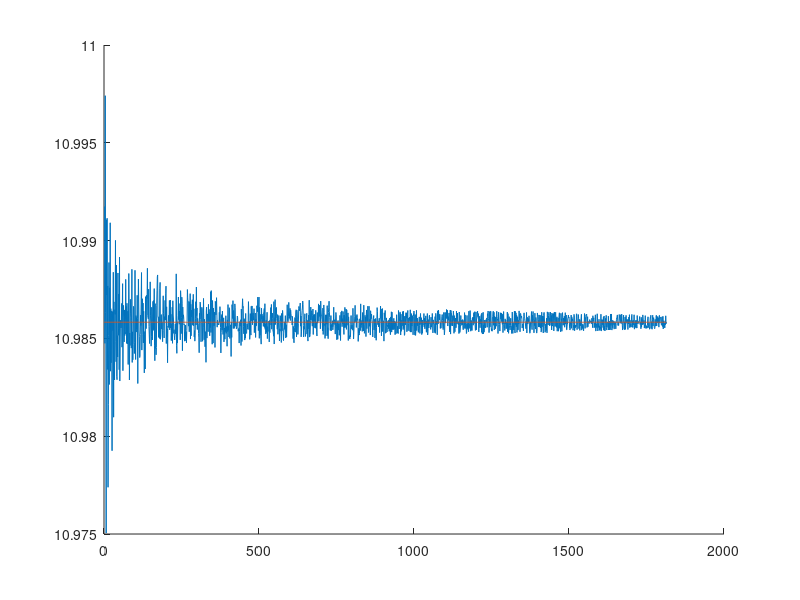
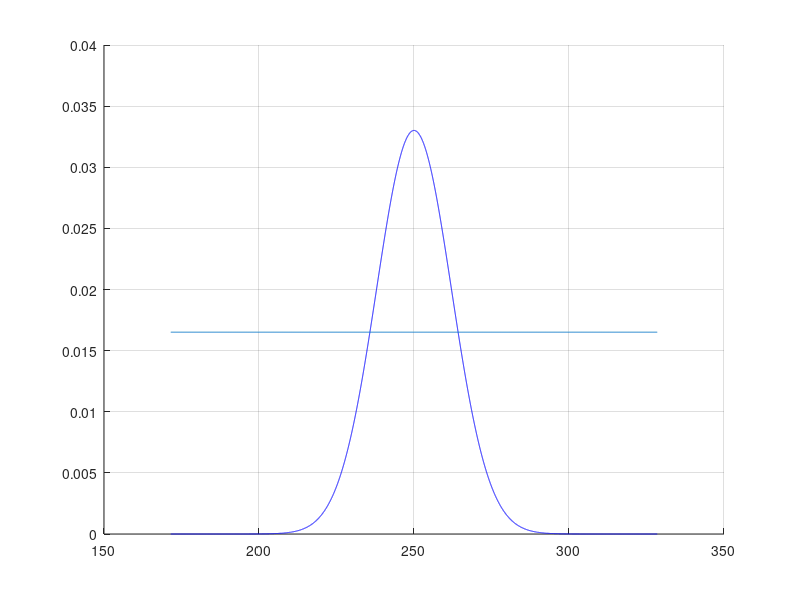
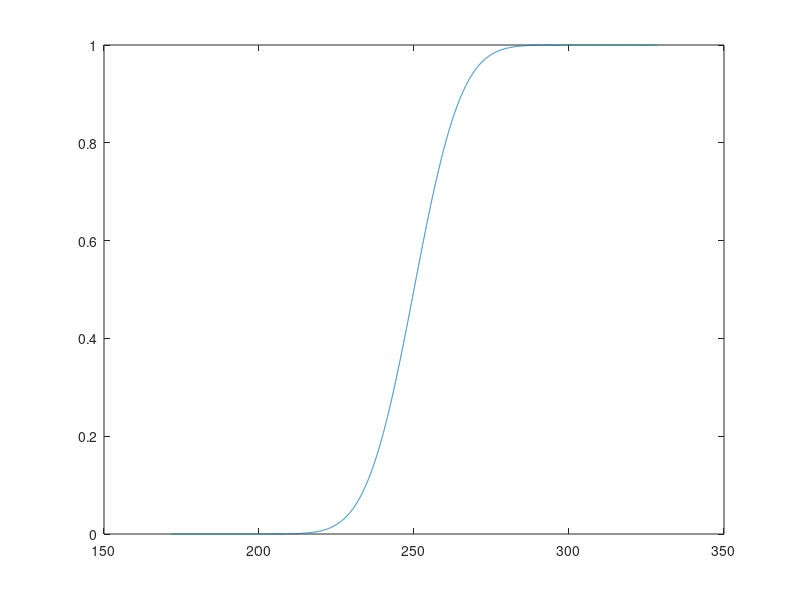

Reproduce these figures in MATLAB, in order.
close all 
clear all
clc
fwhm_zr   = 2*14.23;
focus   = 250;
offset = 50;
distan = linspace(-offset+focus-fwhm_zr,offset+focus+fwhm_zr,1e4);

sigma=fwhm_zr/2.355;
gaussian = (1/(sigma*sqrt(2*pi)))*exp(-0.5*((distan-focus)/sigma).^2);

% Find the half max value.
halfMax = (min(gaussian) + max(gaussian)) / 2;
% Find where the data first drops below half the max.
index1 = find(gaussian >= halfMax, 1, 'first');

% Find where the data last rises above half the max.
index2 = find(gaussian >= halfMax, 1, 'last');
fwhm_ind = index2-index1; % FWHM in indexes.
fwhmx = distan(index2) - distan(index1)

%cumulative probability:
cumulative_probability = cumsum(gaussian)*(distan(3)-distan(2));
sum_probability        = sum(gaussian)*(distan(2)-distan(1))

%% analysis:
% velocity vector:
a = 10;
b = 12;
v_vec = (b-a).*rand(1,1e4) + a;
V_mean=sum(v_vec)/length(v_vec)
% Gaussian factors, velocities and distances above the fwhm
[~,ind] = find(gaussian >= halfMax);
probe_distance=distan(ind);

v_vec2=v_vec(ind);
gaussian2=gaussian(ind);

% take some values for the analysis
%%%%%%%%%%%%%%%%%%%%%%%%
% filter=randi([0 1], 1,length(probe_distance2));
% filter =ones(length(probe_distance2),1)';
% probe_distance_filt=nonzeros(probe_distance2.*filter);
% v_vec_filt=nonzeros(v_vec.*filter);
% gaussian_filt=nonzeros(gaussian2.*filter);
%%%%%%%%%%%%%%%%%%%%%%%%%%

for step=1:length(gaussian2)
    filt_vec{1,step}(:,:)=ones(1,length(probe_distance));
    filter_step{1,step}(:,:)=1:step:length(probe_distance);
    filt_vec{1,step}(filter_step{1,step})=0;
    
    v_vec_filt{1,step}=filt_vec{1,step}.*v_vec2;
    gaussian_filt{1,step}=filt_vec{1,step}.*gaussian2;
    VFinalTotal(:,step) = sum(gaussian_filt{1,step}.*v_vec_filt{1,step})/sum(gaussian_filt{1,step});
end

figure,hold on,plot(1:length(VFinalTotal),VFinalTotal)
plot(1:length(VFinalTotal),repelem(mean(VFinalTotal,'omitnan'),length(VFinalTotal)))
hold off
%% plot gaussian

figure,
hold on,
plot(distan,gaussian,'-b'),
plot(distan,linspace(halfMax,halfMax,length(distan)))
grid on
hold off
figure, plot(distan,cumulative_probability);